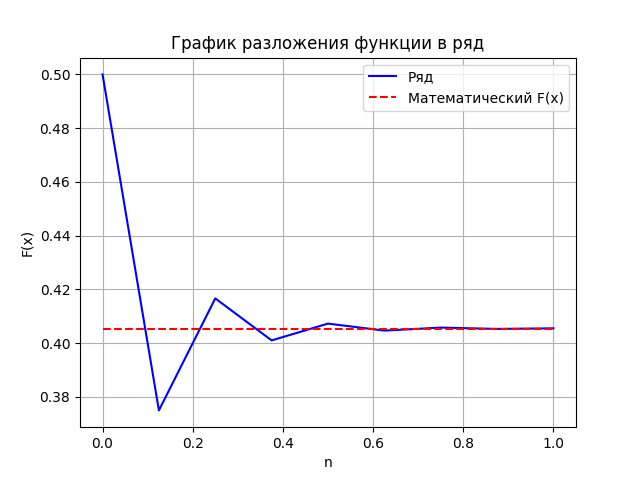

Generate this figure with Python:
import Input_data
import math
import numpy as np
from tabulate import tabulate
from statistics import median, mode, variance, stdev
import matplotlib.pyplot as plt


class SequenceAnalyzer:
    def __init__(self, sequence):
        # Initializes the SequenceAnalyzer with a sequence
        self.sequence = sequence

    def calculate_mean(self):
        # Calculates the mean of the sequence
        return sum(self.sequence) / len(self.sequence)

    def calculate_median(self):
        # Calculates the median of the sequence
        return median(self.sequence)

    def calculate_mode(self):
        # Calculates the mode of the sequence
        return mode(self.sequence)

    def calculate_variance(self):
        # Calculates the variance of the sequence
        return variance(self.sequence)

    def calculate_standard_deviation(self):
        # Calculates the variance of the sequence
        return stdev(self.sequence)


def calculate_actual_value(x):
    # Calculates the actual value based on a given input 'x'
    return math.log(1 + x)


class SequenceCalculator(SequenceAnalyzer):
    def __init__(self, max_iterations, eps):
        # Initializes the SequenceCalculator with maximum iterations and epsilon (eps)
        super().__init__([])
        self.max_iterations = max_iterations
        self.eps = eps

    def calculate_sequence(self, x):
        # Calculates the sequence based on a given 'x', maximum iterations, and epsilon (eps)
        result = 0
        n = 1
        term = x
        while abs(term) > self.eps and n <= self.max_iterations:
            result += term
            term *= -x * n / (n + 1)
            self.sequence.append(result)
            n += 1
        return result

    def generate_table(self, x, result, actual_value):
        # Generates a table with calculation results
        table_data = [[x, len(self.sequence), result, actual_value, self.eps]]
        table_headers = ["x", "Итерации", "F(x)", "Математический F(x)", "Точность"]
        table = tabulate(table_data, headers=table_headers, floatfmt=".8f")
        return table


def task3():
    # Main function for Task 3
    max_iterations = 500
    while True:
        x = Input_data.input_data("Введите x: ", float, -1, 1)
        if x == -1:
            print("Ошибка: Значение должно быть больше или равно -1. Пожалуйста, введите корректное значение.")
        elif x == 1:
            print("Ошибка: Значение должно быть меньше или равно 1. Пожалуйста, введите корректное значение.")
        else:
            break
    eps = Input_data.input_data("Введите eps: ", float, None, 1)
    if eps == 1:
        print("Ошибка: Значение должно быть меньше 1. Пожалуйста, введите корректное значение.")

    calculator = SequenceCalculator(max_iterations, eps)
    result = calculator.calculate_sequence(x)
    actual_value = calculate_actual_value(x)
    table = calculator.generate_table(x, result, actual_value)

    print(table)
    print("Среднее арифметическое:", calculator.calculate_mean())
    print("Медиана:", calculator.calculate_median())
    print("Мода:", calculator.calculate_mode())
    print("Дисперсия:", calculator.calculate_variance())
    print("Стандартное отклонение:", calculator.calculate_standard_deviation())

    x_values = np.linspace(0, 1, len(calculator.sequence))
    y_values = calculator.sequence

    plt.plot(x_values, y_values, color="blue", label="Ряд")
    plt.plot(x_values, [calculate_actual_value(x)] * len(calculator.sequence), color="red",
             linestyle="--", label="Математический F(x)")
    plt.xlabel('n')
    plt.ylabel('F(x)')
    plt.legend()
    plt.grid(True)
    plt.title("График разложения функции в ряд")

    plt.savefig("Task3.png")

    plt.show()
